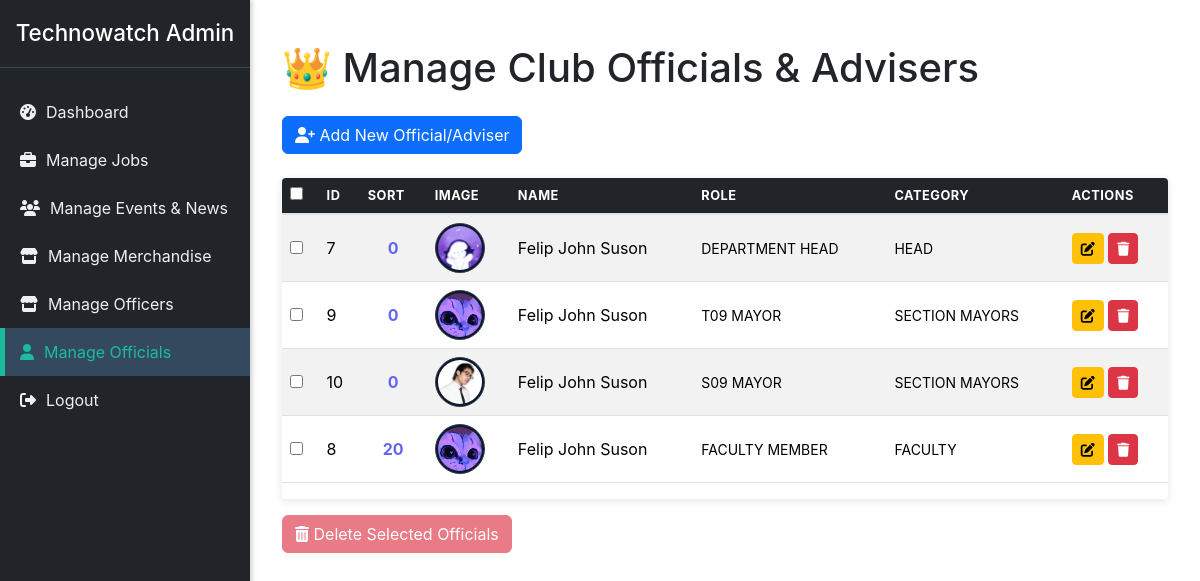
The app's page /technowatch/admin/manage_officials.php with its own data.
### tables this page shows
CREATE TABLE `officials` (
  `id` int(11) NOT NULL,
  `name` varchar(100) NOT NULL,
  `role` varchar(100) NOT NULL,
  `full_title` varchar(255) NOT NULL,
  `motto` text DEFAULT NULL,
  `bio_content` text DEFAULT NULL,
  `email` varchar(100) DEFAULT NULL,
  `linkedin` varchar(255) DEFAULT NULL,
  `twitter` varchar(255) DEFAULT NULL,
  `github` varchar(255) DEFAULT NULL,
  `image_path` varchar(255) DEFAULT NULL,
  `category` varchar(100) NOT NULL,
  `sort_order` int(11) NOT NULL DEFAULT 0
);

### technowatch/admin/manage_officials.php (the view, shortened to what this page needs)
<?php
include 'includes/db_connect.php';
$page_title = 'Manage Club Officials & Advisers';
$action = $_GET['action'] ?? 'list';
$table_name = 'officials';
?>
<!DOCTYPE html>
<html lang="en">
<head>
<link rel="stylesheet" href="https://stackpath.bootstrapcdn.com/bootstrap/5.3.3/css/bootstrap.min.css">
<link rel="stylesheet" href="assets/css/sidebar.css">
<link rel="stylesheet" href="assets/css/dashboard.css">
<link rel="stylesheet" href="assets/css/officers.css">
</head>
<body>
    <div class="admin-sidebar">
        <?php
        include 'includes/admin_sidebar.php';
        ?>
    </div>
    <div id="page-content-wrapper">
        <div class="container-fluid pt-4">
            <h1 class="mb-4">👑 <?php echo $page_title; ?></h1>
            <?php if ($action == 'list'): ?>
                <a href="manage_officials.php?action=add" class="btn btn-primary mb-4"><i class="fas fa-user-plus"></i> Add New Official/Adviser</a>
                <?php
                $query = "SELECT id, name, role, category, sort_order, email, image_path FROM $table_name ORDER BY category = 'HEAD' DESC, sort_order ASC, name ASC";
                $result = $conn->query($query);
                if ($result && $result->num_rows > 0): ?>
                    <form method="POST" onsubmit="return confirm('Are you sure you want to delete the selected officials? (This action is irreversible)')">
                        <div class="table-responsive">
                            <table class="table table-striped table-hover align-middle">
                                <thead class="table-dark">
                                    <tr>
                                        <th><input type="checkbox" id="select_all_items" title="Select All"></th>
                                        <th>ID</th>
                                        <th>Sort</th>
                                        <th>Image</th>
                                        <th>Name</th>
                                        <th>Role</th>
                                        <th>Category</th>
                                        <th>Actions</th>
                                    </tr>
                                </thead>
                                <tbody>
                                    <?php while ($row = $result->fetch_assoc()): ?>
                                    <tr>
                                        <td><input type="checkbox" name="selected_items[]" value="<?php echo $row['id']; ?>" class="item_checkbox"></td>
                                        <td><?php echo $row['id']; ?></td>
                                        <td><?php echo $row['sort_order']; ?></td>
                                        <td>
                                            <img src="../<?php echo htmlspecialchars($row['image_path']); ?>"
                                                alt="<?php echo htmlspecialchars($row['name']); ?>"
                                                class="officer-img-thumb"
                                                onerror="this.onerror=null; this.src='../assets/imgs/placeholder.png'"
                                                style="width:50px; height:50px; object-fit: cover; border-radius: 50%;">
                                        </td>
                                        <td><?php echo htmlspecialchars($row['name']); ?></td>
                                        <td><?php echo htmlspecialchars($row['role']); ?></td>
                                        <td><?php echo htmlspecialchars($row['category']); ?></td>
                                        <td>
                                            <a href="manage_officials.php?action=edit&id=<?php echo $row['id']; ?>" class="btn btn-sm btn-warning" title="Edit"><i class="fas fa-edit"></i></a>
                                            <a href="manage_officials.php?action=delete&id=<?php echo $row['id']; ?>" onclick="return confirm('Are you sure you want to delete this official?')" class="btn btn-sm btn-danger" title="Delete"><i class="fas fa-trash"></i></a>
                                        </td>
                                    </tr>
                                    <?php endwhile; ?>
                                </tbody>
                            </table>
                        </div>
                        <button type="submit" class="btn btn-danger mt-3" id="delete_selected_btn" disabled><i class="fas fa-trash-alt"></i> Delete Selected Officials</button>
                    </form>
                <?php else: ?>
                    <div class="alert alert-info">No club officials found.</div>
                <?php endif; ?>
            <?php endif; ?>
        </div>
    </div>
</body>
</html>

### technowatch/admin/assets/css/sidebar.css (style rules this page uses)
:root { --sidebar-width: 250px; --sidebar-bg: #2c3e50; --sidebar-text: #ecf0f1; --sidebar-hover: #34495e; --sidebar-active: #1abc9c; }
body { font-family: 'Inter', sans-serif; margin: 0; padding: 0; display: flex; min-height: 100vh; }
.admin-sidebar { width: var(--sidebar-width); background-color: var(--sidebar-bg); color: var(--sidebar-text); padding: 20px 0; position: fixed; height: 100%; overflow-y: auto; box-shadow: 2px 0 10px rgba(0, 0, 0, 0.2); z-index: 10; }

### technowatch/admin/assets/css/dashboard.css (style rules this page uses)
:root { --sidebar-bg: #212529; --content-bg: #ffffff; --text-light: #f8f9fa; --text-muted: #adb5bd; --primary-color: #0d6efd; --secondary-highlight: #ffc107; --sidebar-width: 250px; }
body { background-color: #f8f9fa; display: flex; min-height: 100vh; margin: 0; padding-left: var(--sidebar-width); }
#page-content-wrapper { flex-grow: 1; padding: 20px; background-color: var(--content-bg); min-width: 0; }
.table-responsive { box-shadow: 0 0.125rem 0.5rem rgba(0, 0, 0, 0.1); border-radius: 0.25rem; }
.table thead th { border-bottom: 2px solid #dee2e6; text-transform: uppercase; font-size: 0.8rem; letter-spacing: 0.5px; }

### admin/assets/css/officers.css (style rules this page uses)
:root { --bg-primary: #0f172a; --bg-secondary: #1e293b; --accent: #6366f1; --text-primary: #f8fafc; --text-secondary: #adb5bd; --border: #334155; --success: #10b981; --danger: #ef4444; }
.officer-img-thumb { width: 50px !important; height: 50px !important; object-fit: cover !important; border-radius: 50% !important; border: 2px solid var(--accent) !important; transition: all 0.3s ease; }
td:nth-child(3) { font-weight: 700; color: var(--accent); text-align: center; }
td:nth-child(6), td:nth-child(7) { font-size: 0.875rem; }
img[style*="border-radius: 50%"] { border: 1px solid var(--border) !important; padding: 2px; background-color: var(--bg-primary); }

### records on screen
officials: id "7", sort_order "0", image_path (picture), name "Felip John Suson", role "DEPARTMENT HEAD", category "HEAD"
officials: id "9", sort_order "0", image_path (picture), name "Felip John Suson", role "T09 MAYOR", category "SECTION MAYORS"
officials: id "10", sort_order "0", image_path (picture), name "Felip John Suson", role "S09 MAYOR", category "SECTION MAYORS"
officials: id "8", sort_order "20", image_path (picture), name "Felip John Suson", role "FACULTY MEMBER", category "FACULTY"

### other values on screen
$page_title "Manage Club Officials & Advisers"
